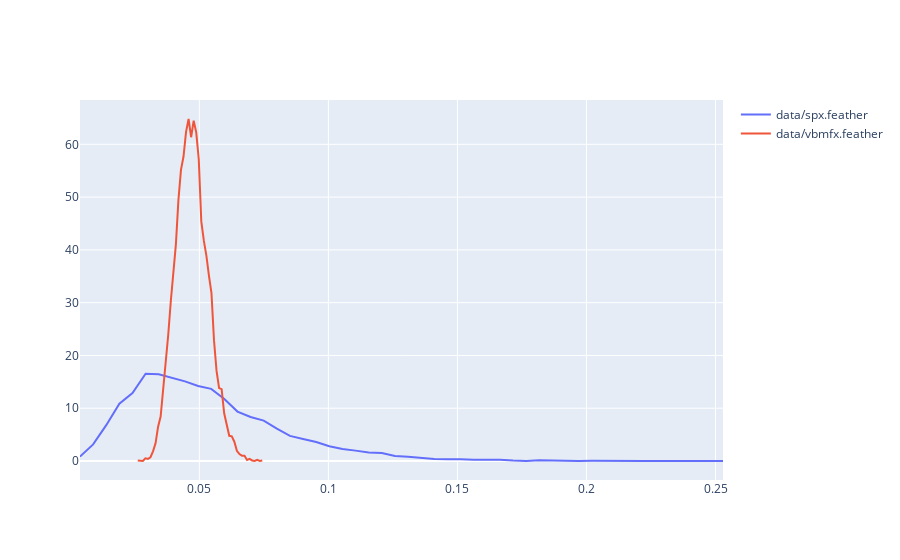

Write notebook code for a chart like this one.
### Code cell
from fipy import forecast

importlib.reload(fidata)
importlib.reload(forecast)

YEARS = 30
MONTHS_PER_YEAR = 12
DAYS_PER_MONTH = 21
CURRENT_VALUE = 2_500_000
# EPSILON = 1_000_000 / CURRENT_VALUE
EPSILON = 0 / CURRENT_VALUE
N_PERIODS = YEARS * MONTHS_PER_YEAR * DAYS_PER_MONTH
N_ITERATIONS = 10000
F = 1.025 ** (1.0 / MONTHS_PER_YEAR / DAYS_PER_MONTH )

fig = make_subplots()

for path in ["data/spx.feather", "data/vbmfx.feather"]:
    dist = fidata.load_model(path)
    gamma = forecast.outflow_ratio(dist, EPSILON, F, N_PERIODS, N_ITERATIONS)
    gamma = [g * MONTHS_PER_YEAR * DAYS_PER_MONTH for g in gamma]

    results = np.histogram(gamma, bins=50, density=True)
    results_dist = stats.rv_histogram(results, density=True)

    print(results_dist.ppf(0.2))

    fig.add_trace(
        go.Scatter(
            x=results[1], 
            y=results[0], 
            name=path
        )
    )

fig.show()
